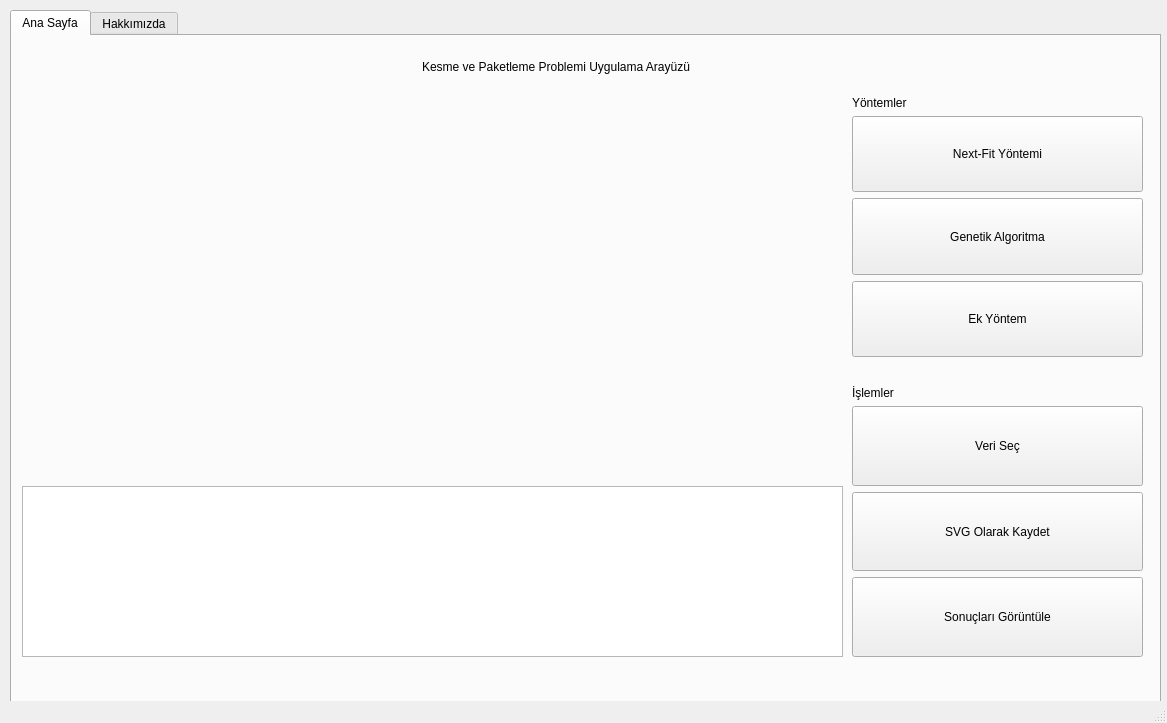
<?xml version="1.0" encoding="UTF-8"?>
<ui version="4.0">
 <class>MainWindow</class>
 <widget class="QMainWindow" name="MainWindow">
  <property name="geometry">
   <rect>
    <x>0</x>
    <y>0</y>
    <width>1167</width>
    <height>723</height>
   </rect>
  </property>
  <property name="sizePolicy">
   <sizepolicy hsizetype="Preferred" vsizetype="Preferred">
    <horstretch>0</horstretch>
    <verstretch>0</verstretch>
   </sizepolicy>
  </property>
  <property name="minimumSize">
   <size>
    <width>1167</width>
    <height>723</height>
   </size>
  </property>
  <property name="maximumSize">
   <size>
    <width>1167</width>
    <height>723</height>
   </size>
  </property>
  <property name="windowTitle">
   <string>Kesme ve Paketleme Problem Arayüzü</string>
  </property>
  <widget class="QWidget" name="centralwidget">
   <widget class="QTabWidget" name="tabWidget">
    <property name="geometry">
     <rect>
      <x>10</x>
      <y>10</y>
      <width>1151</width>
      <height>741</height>
     </rect>
    </property>
    <property name="currentIndex">
     <number>0</number>
    </property>
    <widget class="QWidget" name="tab">
     <attribute name="title">
      <string>Ana Sayfa</string>
     </attribute>
     <widget class="QWidget" name="verticalLayoutWidget">
      <property name="geometry">
       <rect>
        <x>10</x>
        <y>60</y>
        <width>821</width>
        <height>381</height>
       </rect>
      </property>
      <layout class="QVBoxLayout" name="verticalLayout">
       <item>
        <widget class="QWidget" name="matplotlib" native="true"/>
       </item>
      </layout>
     </widget>
     <widget class="QWidget" name="verticalLayoutWidget_2">
      <property name="geometry">
       <rect>
        <x>840</x>
        <y>60</y>
        <width>291</width>
        <height>261</height>
       </rect>
      </property>
      <layout class="QVBoxLayout" name="verticalLayout_2">
       <item>
        <widget class="QLabel" name="lblYontem">
         <property name="sizePolicy">
          <sizepolicy hsizetype="Fixed" vsizetype="Fixed">
           <horstretch>0</horstretch>
           <verstretch>0</verstretch>
          </sizepolicy>
         </property>
         <property name="layoutDirection">
          <enum>Qt::LeftToRight</enum>
         </property>
         <property name="autoFillBackground">
          <bool>false</bool>
         </property>
         <property name="text">
          <string>Yöntemler</string>
         </property>
         <property name="alignment">
          <set>Qt::AlignLeading|Qt::AlignLeft|Qt::AlignVCenter</set>
         </property>
        </widget>
       </item>
       <item>
        <widget class="QPushButton" name="btnNextFit">
         <property name="sizePolicy">
          <sizepolicy hsizetype="Preferred" vsizetype="Preferred">
           <horstretch>0</horstretch>
           <verstretch>0</verstretch>
          </sizepolicy>
         </property>
         <property name="text">
          <string>Next-Fit Yöntemi</string>
         </property>
        </widget>
       </item>
       <item>
        <widget class="QPushButton" name="btnGenetic">
         <property name="sizePolicy">
          <sizepolicy hsizetype="Preferred" vsizetype="Preferred">
           <horstretch>0</horstretch>
           <verstretch>0</verstretch>
          </sizepolicy>
         </property>
         <property name="text">
          <string>Genetik Algoritma</string>
         </property>
        </widget>
       </item>
       <item>
        <widget class="QPushButton" name="btnEkYontem">
         <property name="sizePolicy">
          <sizepolicy hsizetype="Preferred" vsizetype="Preferred">
           <horstretch>0</horstretch>
           <verstretch>0</verstretch>
          </sizepolicy>
         </property>
         <property name="text">
          <string>Ek Yöntem</string>
         </property>
        </widget>
       </item>
      </layout>
     </widget>
     <widget class="QWidget" name="verticalLayoutWidget_3">
      <property name="geometry">
       <rect>
        <x>10</x>
        <y>450</y>
        <width>821</width>
        <height>171</height>
       </rect>
      </property>
      <layout class="QVBoxLayout" name="verticalLayout_3">
       <item>
        <widget class="QTextEdit" name="textBoxMessage">
         <property name="placeholderText">
          <string/>
         </property>
        </widget>
       </item>
      </layout>
     </widget>
     <widget class="QLabel" name="lblBaslik">
      <property name="geometry">
       <rect>
        <x>410</x>
        <y>-10</y>
        <width>801</width>
        <height>81</height>
       </rect>
      </property>
      <property name="text">
       <string>Kesme ve Paketleme Problemi Uygulama Arayüzü</string>
      </property>
      <property name="scaledContents">
       <bool>false</bool>
      </property>
     </widget>
     <widget class="QWidget" name="verticalLayoutWidget_4">
      <property name="geometry">
       <rect>
        <x>840</x>
        <y>350</y>
        <width>291</width>
        <height>271</height>
       </rect>
      </property>
      <layout class="QVBoxLayout" name="verticalLayout_4">
       <item>
        <widget class="QLabel" name="lblIslem">
         <property name="sizePolicy">
          <sizepolicy hsizetype="Fixed" vsizetype="Fixed">
           <horstretch>0</horstretch>
           <verstretch>0</verstretch>
          </sizepolicy>
         </property>
         <property name="text">
          <string>İşlemler</string>
         </property>
        </widget>
       </item>
       <item>
        <widget class="QPushButton" name="btnVeriSec">
         <property name="sizePolicy">
          <sizepolicy hsizetype="Preferred" vsizetype="Preferred">
           <horstretch>0</horstretch>
           <verstretch>0</verstretch>
          </sizepolicy>
         </property>
         <property name="styleSheet">
          <string notr="true">
image: url(:/newPrefix/plus_50px.png);</string>
         </property>
         <property name="text">
          <string>Veri Seç</string>
         </property>
         <property name="icon">
          <iconset resource="TemplateUI/icons/icons.qrc">
           <normaloff>:/newPrefix/plus_50px.png</normaloff>:/newPrefix/plus_50px.png</iconset>
         </property>
        </widget>
       </item>
       <item>
        <widget class="QPushButton" name="btnSVGKaydet">
         <property name="sizePolicy">
          <sizepolicy hsizetype="Preferred" vsizetype="Preferred">
           <horstretch>0</horstretch>
           <verstretch>0</verstretch>
          </sizepolicy>
         </property>
         <property name="text">
          <string>SVG Olarak Kaydet</string>
         </property>
        </widget>
       </item>
       <item>
        <widget class="QPushButton" name="btnSonucGoruntule">
         <property name="sizePolicy">
          <sizepolicy hsizetype="Preferred" vsizetype="Preferred">
           <horstretch>0</horstretch>
           <verstretch>0</verstretch>
          </sizepolicy>
         </property>
         <property name="text">
          <string>Sonuçları Görüntüle</string>
         </property>
        </widget>
       </item>
      </layout>
     </widget>
    </widget>
    <widget class="QWidget" name="tab_2">
     <attribute name="title">
      <string>Hakkımızda</string>
     </attribute>
    </widget>
   </widget>
  </widget>
  <widget class="QStatusBar" name="statusbar"/>
  <widget class="QMenuBar" name="menubar">
   <property name="geometry">
    <rect>
     <x>0</x>
     <y>0</y>
     <width>1167</width>
     <height>26</height>
    </rect>
   </property>
  </widget>
 </widget>
 <resources>
  <include location="TemplateUI/icons/icons.qrc"/>
 </resources>
 <connections/>
</ui>
